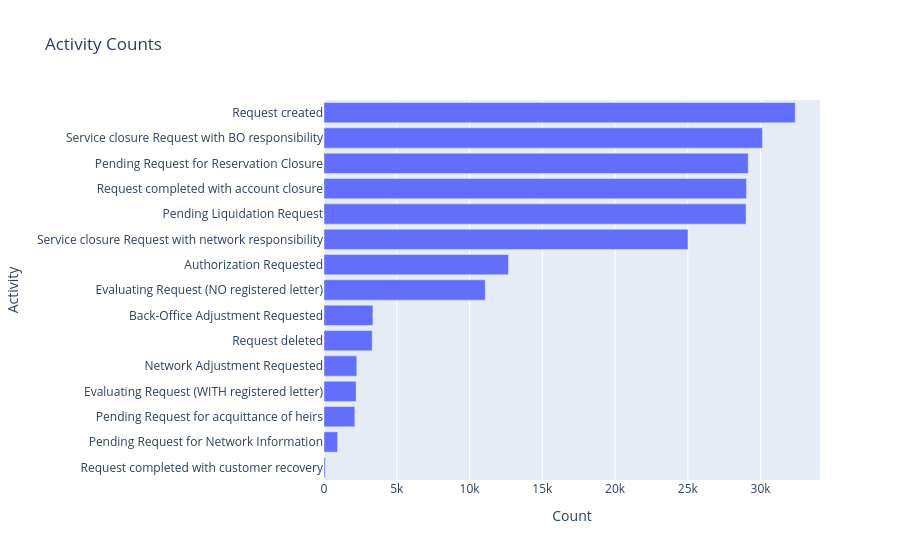

The cell this chart's notebook holds for it:
### Code cell
stats = timed("log stats", "kairo", lambda: kairo.compute_log_stats(log))
activity_plot = kairo.plot_activity_counts(stats)
activity_plot.show()

### Figure 1 — Plotly figure (JSON) as saved in the notebook; plotly's stock layout.template omitted (floating-point values rounded to 4 significant figures)
{"data": [{"hovertemplate": "Count=%{x}<br>Activity=%{y}<extra></extra>", "legendgroup": "", "marker": {"color": "#636efa", "pattern": {"shape": ""}}, "name": "", "orientation": "h", "showlegend": false, "textposition": "auto", "type": "bar", "x": [32377, 30130, 29151, 29031, 29000, 25009, 12675, 11080, 3363, 3312, 2252, 2207, 2119, 929, 86], "xaxis": "x", "y": ["Request created", "Service closure Request with BO responsibility", "Pending Request for Reservation Closure", "Request completed with account closure", "Pending Liquidation Request", "Service closure Request with network responsibility", "Authorization Requested", "Evaluating Request (NO registered letter)", "Back-Office Adjustment Requested", "Request deleted", "Network Adjustment Requested", "Evaluating Request (WITH registered letter)", "Pending Request for acquittance of heirs", "Pending Request for Network Information", "Request completed with customer recovery"], "yaxis": "y"}], "layout": {"barmode": "relative", "legend": {"tracegroupgap": 0}, "title": {"text": "Activity Counts"}, "xaxis": {"anchor": "y", "domain": [0, 1], "title": {"text": "Count"}}, "yaxis": {"anchor": "x", "autorange": "reversed", "domain": [0, 1], "title": {"text": "Activity"}}}}
